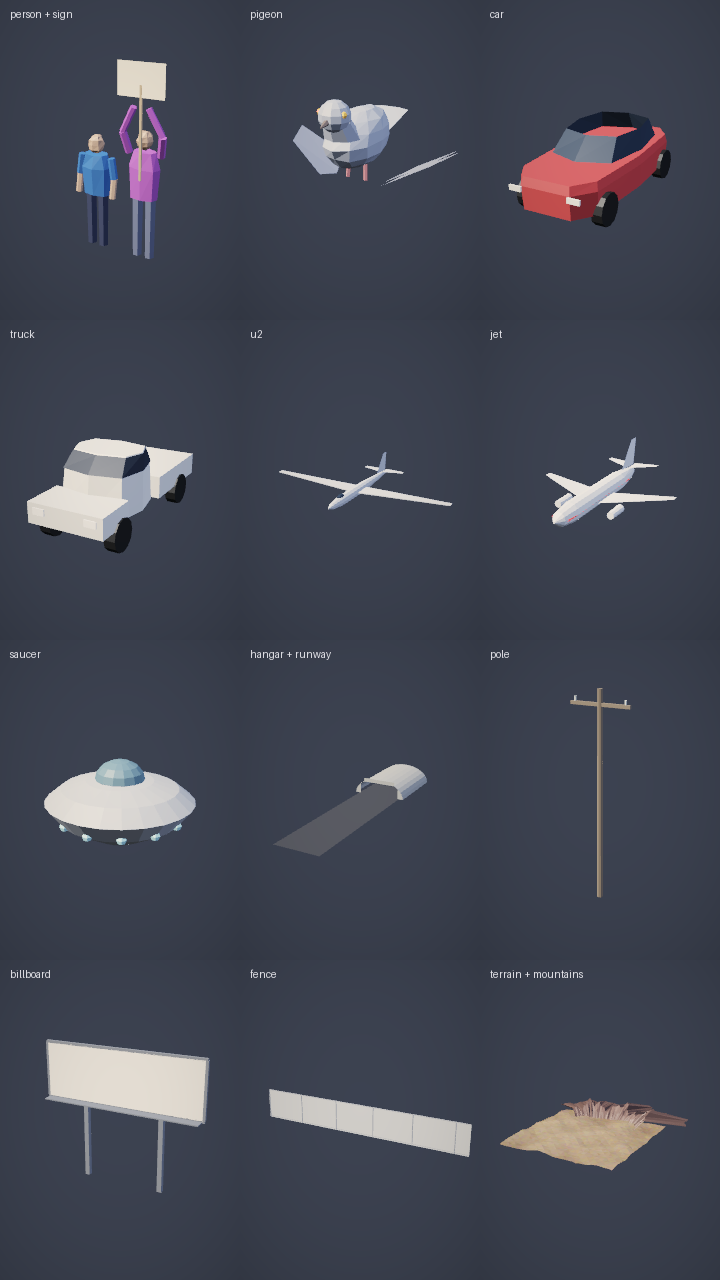

This chart was generated by the following Python code:
"""Draws every set piece on one sheet with ../../shared/lowpoly-gl: python3 preview.py -> preview.png (720x1280).

  OUT=path.png python3 preview.py     -> somewhere else
"""
import math
import os
import sys

HERE = os.path.dirname(os.path.abspath(__file__))
sys.path.insert(0, HERE)
import numpy as np
from PIL import Image, ImageDraw
import sets as S
import meshkit as mk
from meshkit import add, join, plane
from glr import Renderer, T, R3, euler
import post

# ------------------------------------------------------------------ settings
TILE = (240, 320)
GRID = (3, 4)
OUT = os.environ.get('OUT', os.path.join(HERE, 'preview.png'))
VIEW = np.array([0.55, -1.0, 0.42])        # camera direction from the piece: front-right, a little above
BG = (0.05, 0.055, 0.07)


def pieces():
    """name -> list of (part, colour); parts are added to meshkit.PARTS."""
    mk.PARTS.clear()
    out = {}
    p, pc = S.person(3)
    pu, puc = S.person(5, arms_up=True)
    board, stick = S.sign()
    add('person', p.moved((-0.35, 0.0, 0.0)), pc)
    add('person_up', pu.moved((0.35, 0.0, 0.0)), puc)
    add('sign_board', board.moved((0.35, -0.13, 1.12)), (0.92, 0.86, 0.72))
    add('sign_stick', stick.moved((0.35, -0.13, 1.12)), (0.55, 0.42, 0.28))
    out['person + sign'] = ['person', 'person_up', 'sign_board', 'sign_stick']
    pg = S.pigeon()
    for nm, col in (('body', (0.46, 0.49, 0.56)), ('beak', (0.25, 0.2, 0.18)), ('legs', (0.7, 0.3, 0.3)), ('eyes', (0.95, 0.55, 0.15)),
                    ('led', (1.0, 0.1, 0.05))):
        add('pg_' + nm, pg[nm], col)
    for nm in ('wing_L', 'wing_R'):
        add('pg_' + nm, pg[nm], (0.36, 0.38, 0.45), pivot=S.WING_PIVOT[nm])
    out['pigeon'] = ['pg_body', 'pg_beak', 'pg_legs', 'pg_eyes', 'pg_led', 'pg_wing_L', 'pg_wing_R']
    for key, fn, cols in (('car', S.car, dict(body=(0.62, 0.1, 0.1), glass=(0.05, 0.07, 0.1), wheels=(0.03, 0.03, 0.03), lights=(0.9, 0.9, 0.85))),
                          ('truck', S.truck, dict(body=(0.8, 0.8, 0.78), glass=(0.05, 0.06, 0.08), wheels=(0.03, 0.03, 0.03), lights=(1, 1, 1)))):
        d = fn()
        for nm, col in cols.items():
            add(f'{key}_{nm}', d[nm], col)
        out[key] = [f'{key}_{nm}' for nm in cols]
    u = S.u2()
    add('u2_body', u['body'], (0.62, 0.64, 0.68)); add('u2_canopy', u['canopy'], (0.05, 0.07, 0.1))
    out['u2'] = ['u2_body', 'u2_canopy']
    j = S.jet()
    add('jet_body', j['body'], (0.85, 0.86, 0.88)); add('jet_stripe', j['stripe'], (0.75, 0.1, 0.1))
    out['jet'] = ['jet_body', 'jet_stripe']
    sc = S.saucer(2.0)
    add('saucer_body', sc['body'], (0.55, 0.57, 0.6)); add('saucer_dome', sc['dome'], (0.2, 0.3, 0.34)); add('saucer_lights', sc['lights'], (0.6, 0.95, 1.0))
    out['saucer'] = ['saucer_body', 'saucer_dome', 'saucer_lights']
    add('hangar', S.hangar(36, 44), (0.42, 0.42, 0.4))
    add('runway', S.runway(120, 30)[0].moved((0, -60, 0)), (0.08, 0.08, 0.085))
    out['hangar + runway'] = ['hangar', 'runway']
    pole, ins = S.pole(9.0)
    add('pole', pole, (0.3, 0.24, 0.18)); add('pole_ins', ins, (0.75, 0.78, 0.72))
    out['pole'] = ['pole', 'pole_ins']
    bb, frame = S.billboard(12, 4, 6)
    add('bb_board', bb, (0.92, 0.9, 0.86)); add('bb_frame', frame, (0.25, 0.26, 0.28))
    out['billboard'] = ['bb_board', 'bb_frame']
    rails, panel = S.fence(16, 2.2)
    add('fence_rails', rails, (0.45, 0.46, 0.48)); add('fence_panel', panel, (0.6, 0.62, 0.64))
    out['fence'] = ['fence_rails', 'fence_panel']
    t, tc = S.terrain(160, 30, 3.0, 3, cols=((0.0, (0.26, 0.17, 0.11)), (1.0, (0.40, 0.29, 0.19))))
    m, mc = S.mountains(60, 60, (6, 20), 4, arc=(math.radians(40), math.radians(140)))
    add('terrain', t, tc); add('mountains', m.moved((0, 10, 0)), mc)
    out['terrain + mountains'] = ['terrain', 'mountains']
    return out


def frame_cam(names, fov=35.0):
    P = np.concatenate([mk.PARTS[n]['pos'] for n in names]).astype(float)
    lo, hi = P.min(0), P.max(0)
    c = (lo + hi) / 2
    r = np.linalg.norm(hi - lo) / 2
    aspect = TILE[0] / TILE[1]
    hf = 2 * math.atan(math.tan(math.radians(fov / 2)) * aspect)
    d = r / math.tan(hf / 2) * 1.05
    v = VIEW / np.linalg.norm(VIEW)
    return dict(eye=tuple(c + v * d), target=tuple(c), fov=fov, far=max(100.0, 4 * d))


def main():
    ps = pieces()
    R = Renderer(*TILE)
    R.add_meshes(dict(mk.PARTS))
    env = dict(amb_top=(0.22, 0.24, 0.28), amb_bot=(0.06, 0.06, 0.06), fog_col=BG, fog_d=0.0, bg=BG)
    sheet = Image.new('RGB', (TILE[0] * GRID[0], TILE[1] * GRID[1]))
    d = ImageDraw.Draw(sheet)
    for i, (label, names) in enumerate(ps.items()):
        cam = frame_cam(names)
        items = []
        for n in names:
            M_ = np.eye(4)
            if n.startswith('pg_wing'):
                side = 1 if n.endswith('L') else -1
                M_ = T(S.WING_PIVOT[n[3:]]) @ R3(euler(0, -side * 0.55, 0))
            items.append((n, M_, dict(spec=0.4, emit=(3.0, 0.3, 0.2) if n == 'pg_led' else (0, 0, 0))))
        lights = [dict(type='dir', dir=(0.4, 0.6, -0.7), col=(1.0, 0.95, 0.88), energy=1.15, spec=0.5),
                  dict(type='dir', dir=(-0.6, -0.2, -0.3), col=(0.5, 0.6, 0.9), energy=0.35, spec=0.0)]
        img = R.render(items, cam, lights, env, [])
        tile = Image.fromarray(post.finish(img, dict(exposure=1.0, vignette=0.25, grain=0.0, bloom=0.1)))
        x, y = (i % GRID[0]) * TILE[0], (i // GRID[0]) * TILE[1]
        sheet.paste(tile, (x, y))
        d.text((x + 10, y + 8), label, fill=(225, 225, 230))
    sheet.save(OUT)
    print('->', OUT)


if __name__ == '__main__':
    main()
